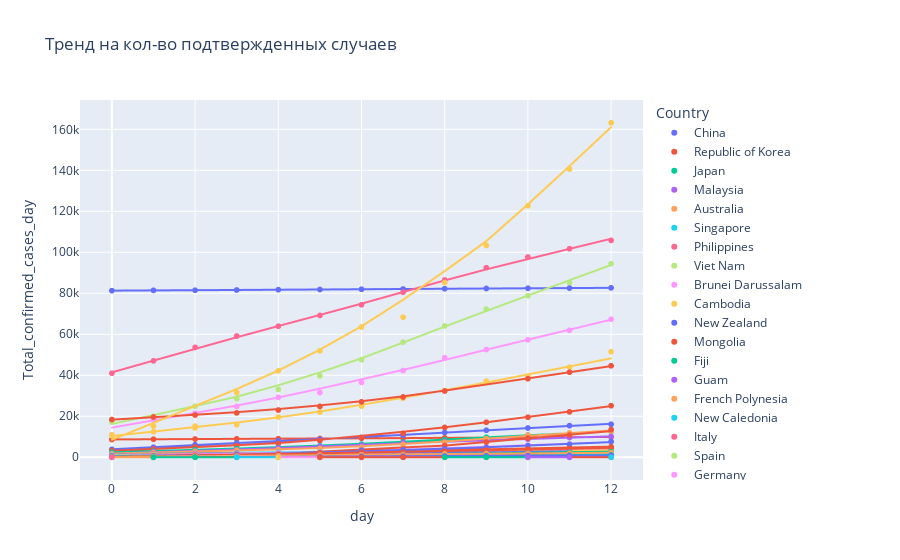

Write notebook code for a chart like this one.
### Markdown cell above
## Тенденция распространения вируса

### Code cell
fig = px.scatter(dataset,x='day',y='Total_confirmed_cases_day', color="Country", trendline="lowess",title = "Тренд на кол-во подтвержденных случаев")
fig.show()
